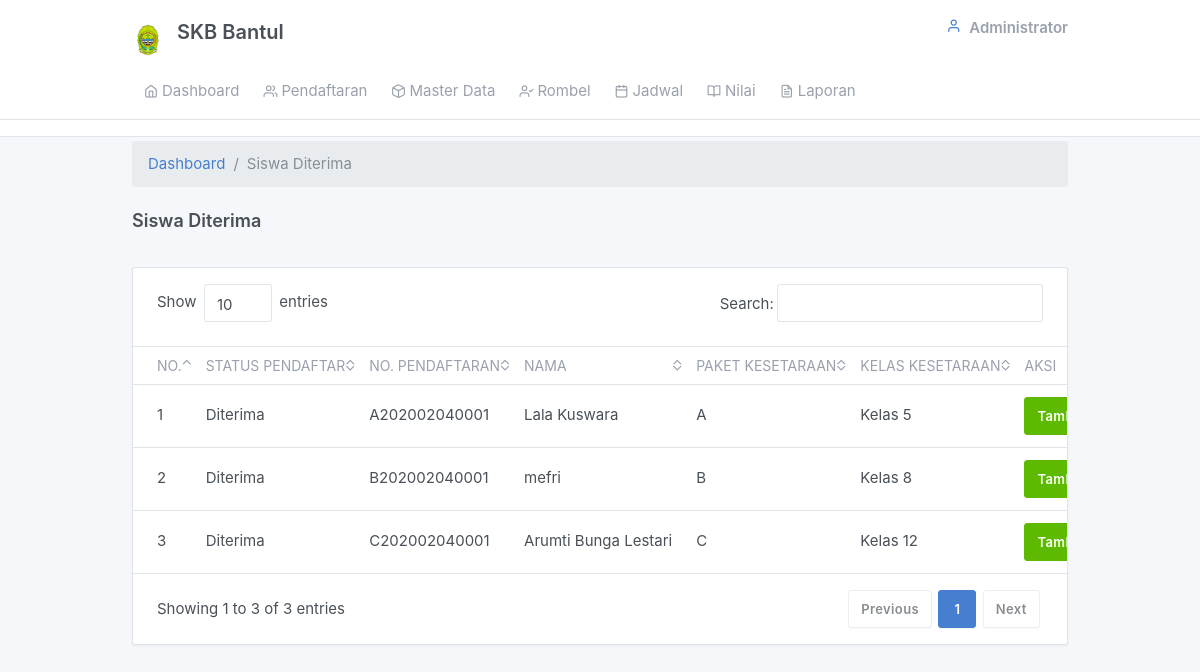
Page /admin/siswa_diterima.php on the earlier database version.
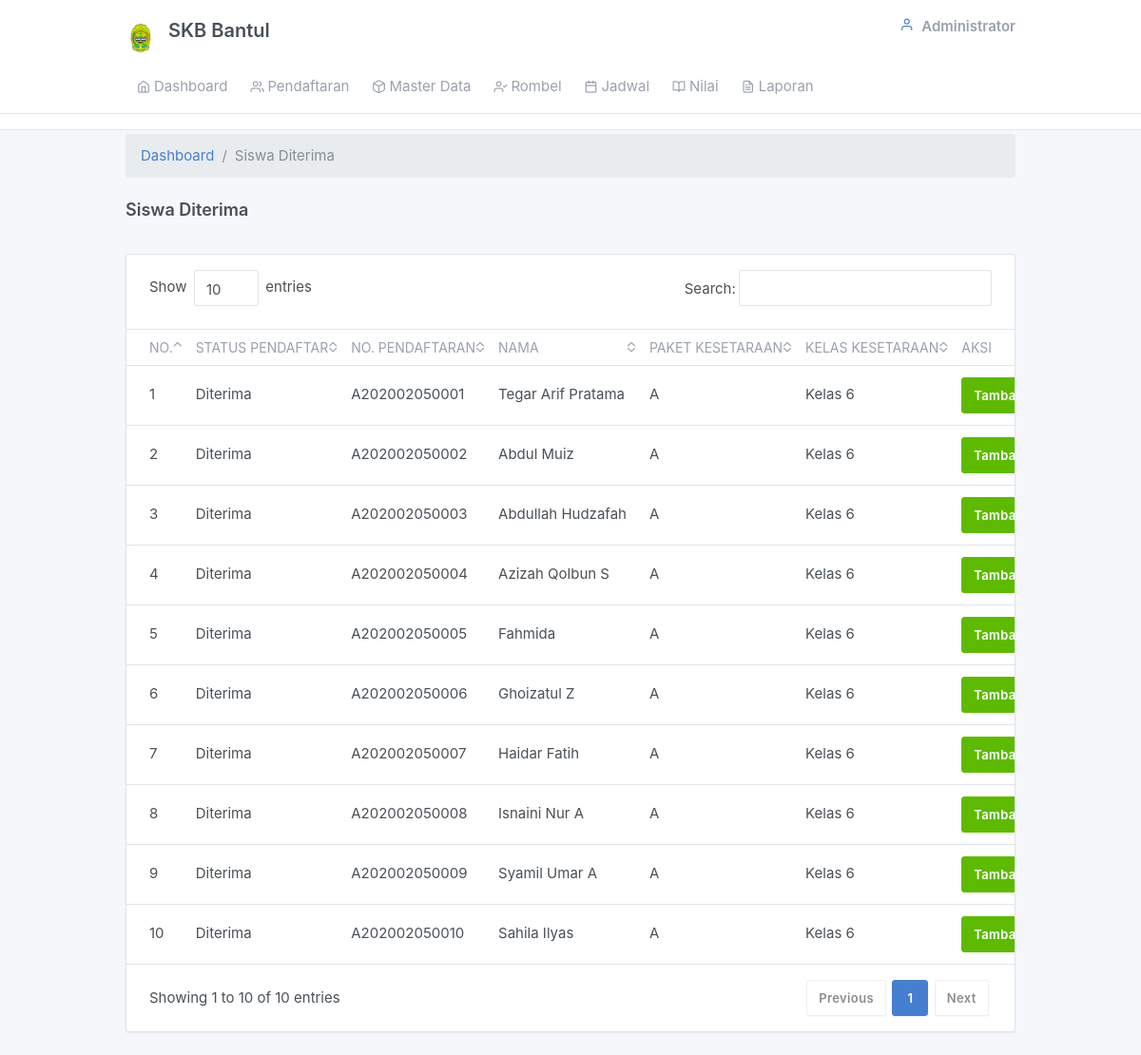
Same page on the later database version.
### tables this page shows
CREATE TABLE `tb_pendaftar` (
  `no_pendaftar` varchar(50) NOT NULL,
  `paket_kesetaraan` enum('A','B','C','') NOT NULL,
  `kelas_kesetaraan` varchar(15) NOT NULL,
  `nama` varchar(50) NOT NULL,
  `tempat_lhr` varchar(30) NOT NULL,
  `tanggal_lhr` date NOT NULL,
  `agama` varchar(12) NOT NULL,
  `jenkel` enum('Laki-Laki','Perempuan') NOT NULL,
  `alamat_domisili` varchar(100) NOT NULL,
  `no_hp` varchar(15) NOT NULL,
  `tgl_pendaftaran` date NOT NULL,
  `asal_sekolah` varchar(30) NOT NULL,
  `putus_sekolah_kelas` varchar(20) NOT NULL,
  `putus_sekolah_semester` varchar(20) NOT NULL,
  `alamat_sekolah` varchar(100) NOT NULL,
  `bertempat_tinggal` varchar(20) NOT NULL,
  `nama_ayah` varchar(50) NOT NULL,
  `nama_ibu` varchar(50) NOT NULL,
  `pekerjaan_ayah` varchar(20) NOT NULL,
  `pekerjaan_ibu` varchar(20) NOT NULL,
  `alamat_ortu` varchar(100) NOT NULL,
  `no_hp_ortuwali` varchar(14) NOT NULL,
  `status_pendaftar` varchar(15) NOT NULL,
  `foto` varchar(50) NOT NULL,
  `akte` varchar(40) NOT NULL,
  `kk` varchar(40) NOT NULL,
  `ijazah_raport` varchar(40) NOT NULL,
  `sk_pindah_sekolah` varchar(40) NOT NULL
);

### admin/siswa_diterima.php (the view, shortened to what this page needs)
<?php
  include '../config/connection.php';
?>
<div class="my-md-1">
          <div class="container">
      <ol class="breadcrumb">
            <li class="breadcrumb-item">
              <a href="index.php">Dashboard</a>
            </li>
            <li class="breadcrumb-item active">Siswa Diterima</li>
          </ol>
            <div class="page-header">
              <h4>
                Siswa Diterima
              </h4>
            </div>
              <div class="">
                <div class="card">
                  <div class="table-responsive">
                    <table class="table card-table table-vcenter text-nowrap datatable">
                      <thead>
                        <tr>
                          <th class="w-1">No.</th>
                          <th>Status Pendaftar</th>
                          <th>No. Pendaftaran</th>
                          <th>Nama</th>
                          <th>Paket Kesetaraan</th>
                          <th>Kelas Kesetaraan</th>
                          <th>Aksi</th>
                        </tr>
                      </thead>
                      <tbody>
                        <?php
                      $sql=mysqli_query($connect,"SELECT * FROM tb_pendaftar  WHERE status_pendaftar='Diterima'");
                      $no=1;
                      while($h=mysqli_fetch_array($sql)){ ?>
                        <tr>
                          <td><?php echo $no;?></td>
                          <td><?php echo $h['status_pendaftar'];?></td>
                          <td><?php echo $h['no_pendaftar'];?></td>
                          <td><?php echo $h['nama'];?></td>
                          <td><?php echo $h['paket_kesetaraan'];?></td>
                          <td><?php echo $h['kelas_kesetaraan'];?></td>
                          <td>
                          <a href="siswa.php?id=<?php echo $h['no_pendaftar']?>" class="btn btn-success">Tambah ke Siswa</a>
                          </td>
                        </tr>
                        <?php $no++; } ?>
                      </tbody>
                    </table>
                  </div>
                </div>
              </div>
            </div>
          </div>
  </body>
</html>

Differences in the rows shown:
removed tb_pendaftar: status_pendaftar "Diterima", no_pendaftar "A202002040001", nama "Lala Kuswara", paket_kesetaraan "A", kelas_kesetaraan "Kelas 5"
removed tb_pendaftar: status_pendaftar "Diterima", no_pendaftar "B202002040001", nama "mefri", paket_kesetaraan "B", kelas_kesetaraan "Kelas 8"
removed tb_pendaftar: status_pendaftar "Diterima", no_pendaftar "C202002040001", nama "Arumti Bunga Lestari", paket_kesetaraan "C", kelas_kesetaraan "Kelas 12"
added tb_pendaftar: status_pendaftar "Diterima", no_pendaftar "A202002050001", nama "Tegar Arif Pratama", paket_kesetaraan "A", kelas_kesetaraan "Kelas 6"
added tb_pendaftar: status_pendaftar "Diterima", no_pendaftar "A202002050002", nama "Abdul Muiz", paket_kesetaraan "A", kelas_kesetaraan "Kelas 6"
added tb_pendaftar: status_pendaftar "Diterima", no_pendaftar "A202002050003", nama "Abdullah Hudzafah", paket_kesetaraan "A", kelas_kesetaraan "Kelas 6"
added tb_pendaftar: status_pendaftar "Diterima", no_pendaftar "A202002050004", nama "Azizah Qolbun S", paket_kesetaraan "A", kelas_kesetaraan "Kelas 6"
added tb_pendaftar: status_pendaftar "Diterima", no_pendaftar "A202002050005", nama "Fahmida", paket_kesetaraan "A", kelas_kesetaraan "Kelas 6"
added tb_pendaftar: status_pendaftar "Diterima", no_pendaftar "A202002050006", nama "Ghoizatul Z", paket_kesetaraan "A", kelas_kesetaraan "Kelas 6"
added tb_pendaftar: status_pendaftar "Diterima", no_pendaftar "A202002050007", nama "Haidar Fatih", paket_kesetaraan "A", kelas_kesetaraan "Kelas 6"
added tb_pendaftar: status_pendaftar "Diterima", no_pendaftar "A202002050008", nama "Isnaini Nur A", paket_kesetaraan "A", kelas_kesetaraan "Kelas 6"
added tb_pendaftar: status_pendaftar "Diterima", no_pendaftar "A202002050009", nama "Syamil Umar A", paket_kesetaraan "A", kelas_kesetaraan "Kelas 6"
added tb_pendaftar: status_pendaftar "Diterima", no_pendaftar "A202002050010", nama "Sahila Ilyas", paket_kesetaraan "A", kelas_kesetaraan "Kelas 6"
Other differences:
text written by a page script: "Show entries Search: Showing 1 to 3 of 3 entries Previous 1 Next" → "Show entries Search: Showing 1 to 10 of 10 entries Previous 1 Next"
